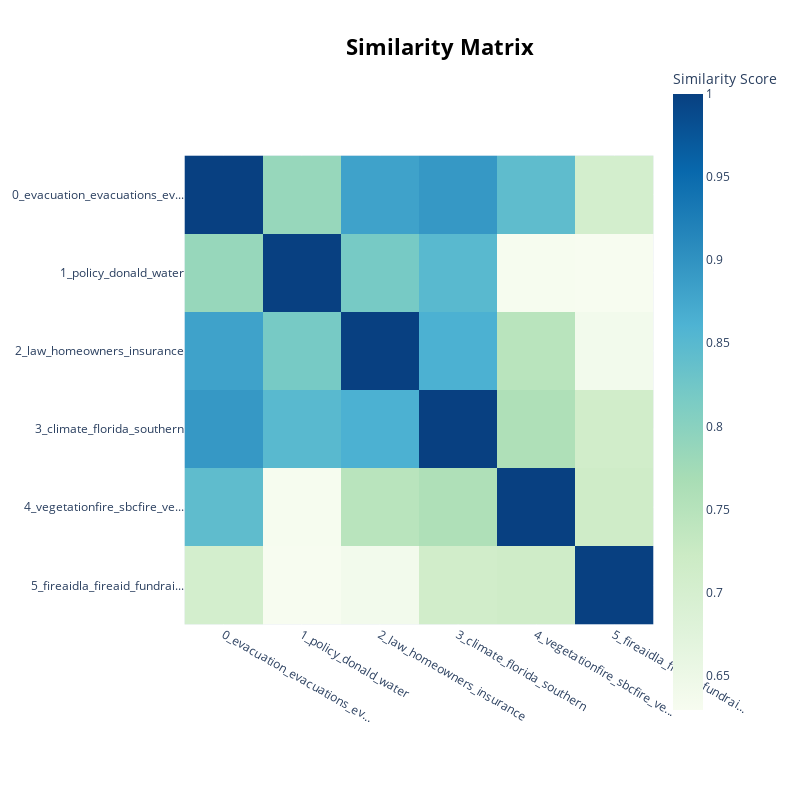

The notebook cell saved with this chart:
### Markdown cell above
It is pretty clear that we have distinct topic themes:  water/electricity, politics, private, climate change, fire update(info), celebrity fundraising

### Code cell
model.visualize_heatmap()

### Figure 1 — Plotly figure (JSON) as saved in the notebook; plotly's stock layout.template omitted (floating-point values rounded to 4 significant figures)
{"data": [{"coloraxis": "coloraxis", "hovertemplate": "x: %{x}<br>y: %{y}<br>Similarity Score: %{z}<extra></extra>", "name": "0", "type": "heatmap", "x": ["0_evacuation_evacuations_ev...", "1_policy_donald_water", "2_law_homeowners_insurance", "3_climate_florida_southern", "4_vegetationfire_sbcfire_ve...", "5_fireaidla_fireaid_fundrai..."], "xaxis": "x", "y": ["0_evacuation_evacuations_ev...", "1_policy_donald_water", "2_law_homeowners_insurance", "3_climate_florida_southern", "4_vegetationfire_sbcfire_ve...", "5_fireaidla_fireaid_fundrai..."], "yaxis": "y", "z": [[1.0, 0.7854, 0.8809, 0.8925, 0.8435, 0.705], [0.7854, 1.0, 0.8188, 0.8501, 0.6314, 0.6293], [0.8809, 0.8188, 1.0, 0.8633, 0.7461, 0.6387], [0.8925, 0.8501, 0.8633, 1, 0.7591, 0.7108], [0.8435, 0.6314, 0.7461, 0.7591, 1.0, 0.715], [0.705, 0.6293, 0.6387, 0.7108, 0.715, 1.0]]}], "layout": {"coloraxis": {"colorbar": {"title": {"text": "Similarity Score"}}, "colorscale": [[0, "rgb(247,252,240)"], [0.125, "rgb(224,243,219)"], [0.25, "rgb(204,235,197)"], [0.375, "rgb(168,221,181)"], [0.5, "rgb(123,204,196)"], [0.625, "rgb(78,179,211)"], [0.75, "rgb(43,140,190)"], [0.875, "rgb(8,104,172)"], [1, "rgb(8,64,129)"]]}, "height": 800, "hoverlabel": {"bgcolor": "white", "font": {"family": "Rockwell", "size": 16}}, "legend": {"title": {"text": "Trend"}}, "margin": {"t": 60}, "showlegend": true, "title": {"font": {"color": "Black", "size": 22}, "text": "<b>Similarity Matrix</b>", "x": 0.55, "xanchor": "center", "y": 0.95, "yanchor": "top"}, "width": 800, "xaxis": {"anchor": "y", "constrain": "domain", "domain": [0, 1], "scaleanchor": "y"}, "yaxis": {"anchor": "x", "autorange": "reversed", "constrain": "domain", "domain": [0, 1]}}}
